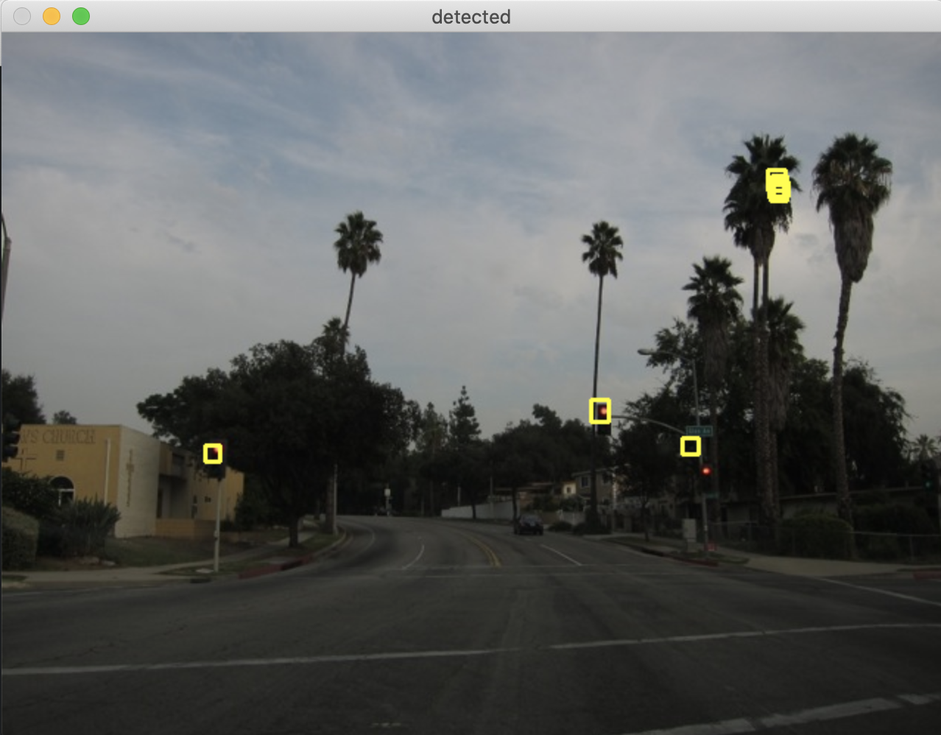
#> input picture red_channel_conv_res.png, 941 x 735 px, shrunk from 1278 x 998 before the run, given in place of RL-131.jpg, which was not available; the run also reads 1 picture not shown here
$ python test.py
#> lines starting #> are read from the running program, lines starting #| are printed output that depends on the picture; after the words box and inside, x2 and y2 are one past the last pixel; in counts of white or black regions, pixels touching at a corner belong together; pictures that were not available may be replaced by others from this repository, and a replacement may not be noted
#> further down, pic_I is the input picture: PIL image 941x735 RGBA; mean R, G, B, A 95.1, 96.8, 95.6, 255
import os
import numpy as np
import json
from PIL import Image
import matplotlib.pyplot as plt
import seaborn as sns
import pandas as pd
import cv2
from scipy import ndimage


def box(matrix):
	labeled_image, num_features = ndimage.label(matrix)
	# Find the location of all objects
	objs = ndimage.find_objects(labeled_image)

	boxes = []
	for ob in objs:
		boxes.append([int(ob[0].start), int(ob[0].stop), int(ob[1].start), int(ob[1].stop)])

	return(boxes)


def boxNear(matrix):

	def explore(i,j):
		if matrix[i][j]==0:
			return [[i],[j]]

		matrix[i][j]=0
		coords = [[i],[j]]
		if i>=1:
			res1 = explore(i-1,j)
			coords[0]+=res1[0]
			coords[1]+=res1[1]
		if i<matrix.shape[0]-1:
			res2 = explore(i+1,j)
			coords[0]+=res2[0]
			coords[1]+=res2[1]
		if j>=1:
			res3 = explore(i,j-1)
			coords[0]+=res3[0]
			coords[1]+=res3[1]
		if j<matrix.shape[1]-1:
			res4 = explore(i,j+1)
			coords[0]+=res4[0]
			coords[1]+=res4[1]
		return coords

	boxes = []
	for i in range(matrix.shape[0]):
		for j in range(matrix.shape[1]):
			if matrix[i][j]==1:
				coords = explore(i,j)
				boxes.append([min(coords[0]), min(coords[1]), max(coords[0]), max(coords[1])])
	return boxes


def template(path='template.jpg'):
	data_path = path
	I = Image.open(data_path)
	I = np.asarray(I)
	red = np.array([[I[i,j,0]*2/255.0-1 for j in range(I.shape[1])]for i in range(I.shape[0])])
	green = np.array([[I[i,j,1]*2/255.0-1 for j in range(I.shape[1])]for i in range(I.shape[0])])
	blue = np.array([[I[i,j,2]*2/255.0-1 for j in range(I.shape[1])]for i in range(I.shape[0])])

	return red, green, blue


def detect_red_light(I):
	'''
	Note that PIL loads images in RGB order, so:
	I[:,:,0] is the red channel
	I[:,:,1] is the green channel
	I[:,:,2] is the blue channel
	'''


	bounding_boxes = [] # This should be a list of lists, each of length 4. See format example below.

	'''
	BEGIN YOUR CODE
	'''


	temp_all_channel = template(path='template.jpg')
	temp_red = temp_all_channel[0]  #use red channel
	ground_truth = np.sum(temp_red*temp_red)
#> ground_truth = 30
	h = temp_red.shape[0]
#> h = 12
	w = temp_red.shape[1]
#> w = 12
	print(h,w)
#| 12 12
	red_ch = I[:,:,0]
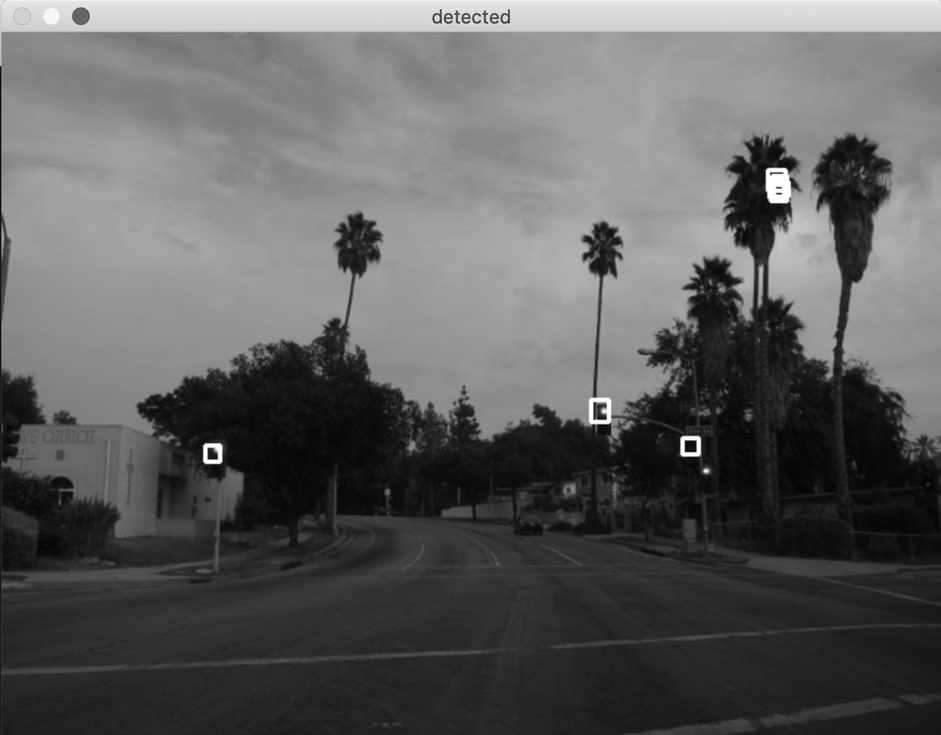
#> red_ch: shape (735, 941); min 3, max 255, mean 95.1
	conv_res = [[0]*(red_ch.shape[1]-h) for _ in range(red_ch.shape[0]-w)]
	for i in range(red_ch.shape[0]-h):
		for j in range(red_ch.shape[1]-w):
			test_area = red_ch[i:i+h, j:j+w]
			#print(i,j,test_area.shape)
			#print(test_area)
			conv_res[i][j]=abs(np.sum(temp_red*test_area)-ground_truth)
#> after the loop, conv_res = 723 items
			#print(np.sum(temp_red*test_area))
	conv_res = conv_res/np.max(conv_res)
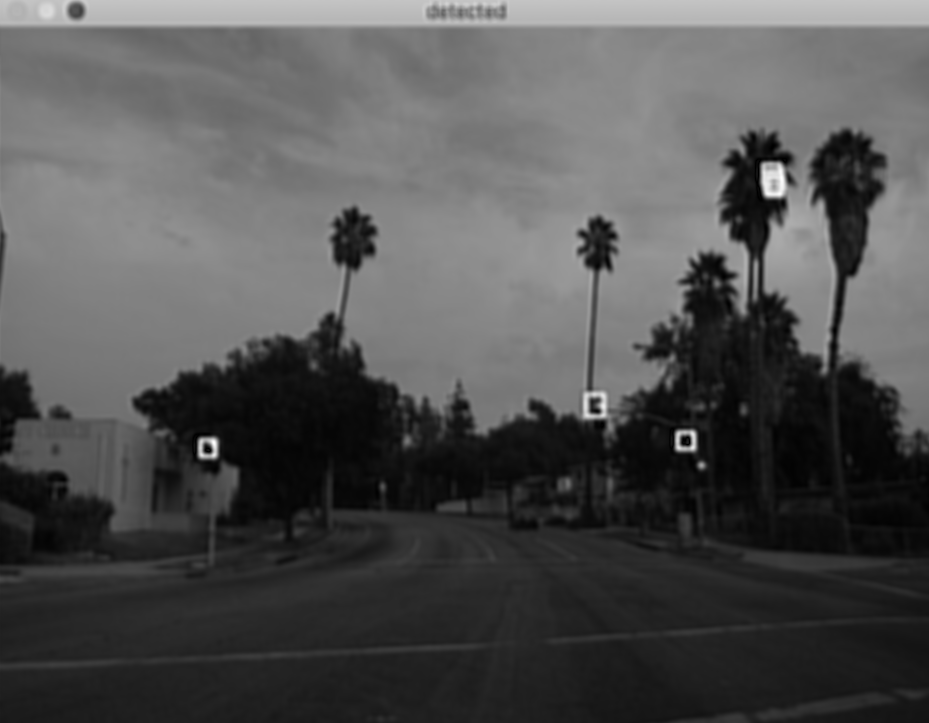
#> conv_res: shape (723, 929) float64; min 2.59e-05, max 1, mean 0.321
	conv_res = np.where(conv_res<0.01,1,0)
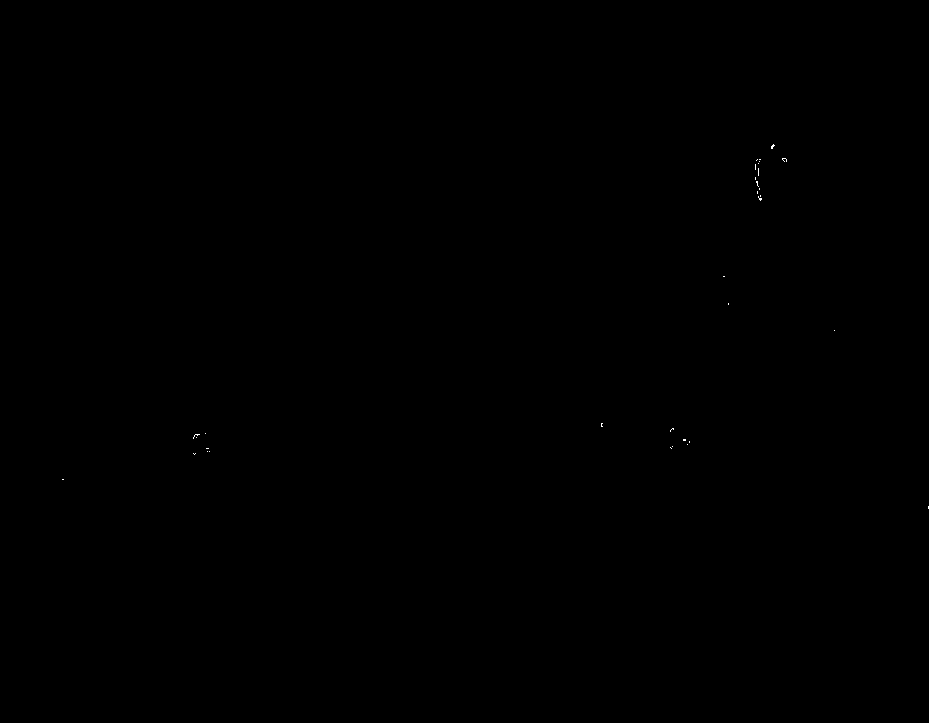
#> conv_res: shape (723, 929) int64; values 0 (black) and 1 (white), 0.02% white in thin lines or dots, all inside (x1, y1, x2, y2) = (62, 144, 929, 509)
	print(conv_res)
#> (printed output is left out)
	ax = sns.heatmap(np.array(conv_res))
	#ax = sns.heatmap(np.array(red_ch))
	#plt.show()

	boxes_from_red = boxNear(conv_res)
#> boxes_from_red = 46 items, first 6: [143, 770, 149, 775], [157, 781, 160, 786], [158, 756, 160, 758], [158, 758, 160, 761], [158, 785, 162, 787], [159, 755, 161, 757]
#> conv_res: shape (723, 929) int64; 0.02% of pixels changed, all inside (x1, y1, x2, y2) = (62, 144, 929, 509)
	#boxes_from_red = box(conv_res)

	return boxes_from_red

	'''
	temp_green = temp_all_channel[1]
	temp_g_avg = np.mean(temp_green)
	temp_blue = temp_all_channel[2]
	temp_b_avg = np.mean(temp_blue)

	print("temp_green_avg",temp_g_avg)
	print("temp_blue_avg",temp_b_avg)

	boxes_final = []
	for a,b,c,d in boxes_from_red:
		test_area_r_avg = np.mean(I[a:c+1,b:d+1,0]*2/255.0-1)
		test_area_g_avg = np.mean(I[a:c+1,b:d+1,1]*2/255.0-1)
		test_area_b_avg = np.mean(I[a:c+1,b:d+1,2]*2/255.0-1)

		print(test_area_g_avg, test_area_b_avg)
		if abs(test_area_b_avg-temp_b_avg)<0.5 and abs(test_area_g_avg-temp_g_avg)<0.5:
			boxes_final.append([a,b,c,d])
	'''


pic_I = Image.open('../RedLights2011_Medium/RL-131.jpg')
pic_I = np.asarray(pic_I)
boxes = detect_red_light(pic_I)
#> boxes has the same summary as boxes_from_red in detect_red_light
print(boxes)
#> (printed output is left out)
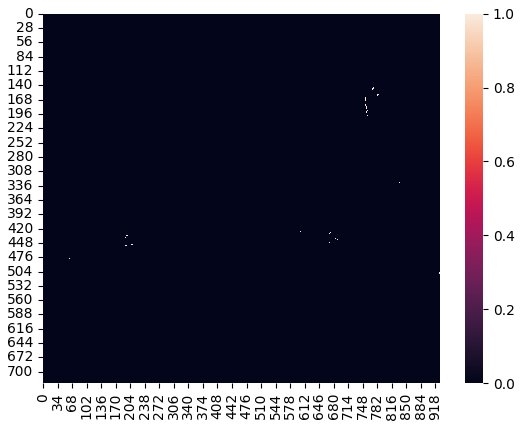
#> figure drawn by matplotlib, 2 panels
